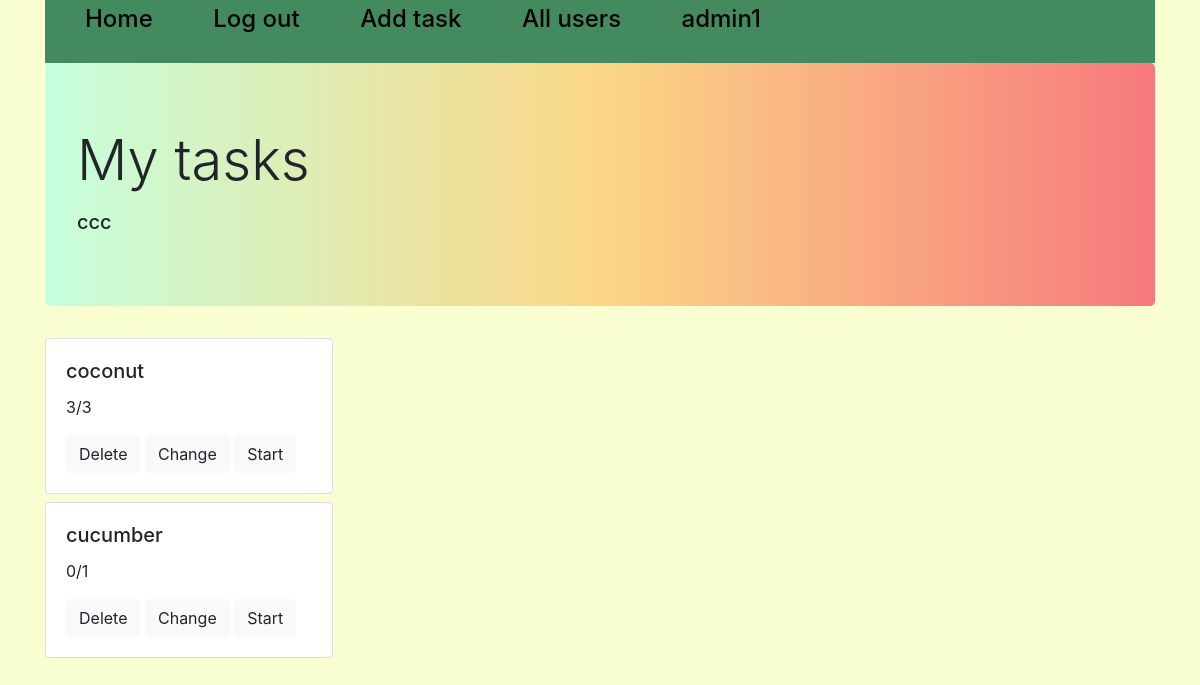
The page /all_tasks/4 (signed in) on the database its author committed.
### tables this page shows
CREATE TABLE users 
                            (id INTEGER PRIMARY KEY AUTOINCREMENT, 
                             user_name VARCHAR(50),
                             password_hash VARCHAR(128)
                             );

CREATE TABLE task
                                    (id INTEGER PRIMARY KEY AUTOINCREMENT,
                                     hints VARCHAR(10000) DEFAULT NULL,
                                     title VARCHAR(100),
                                     content VARCHAR(10000),
                                     choices VARCHAR(1000),
                                     correct_choice VARCHAR(100)
                             );

### mainpage.py (the view)
@app.route('/all_tasks/<int:id>', methods=['GET', 'POST'])
def all_tasks(id):
    all, username = '', ''
    if 'username' not in session:
        return redirect('/login')
    if id != 0 and session['user_id'] in [1, 2]:
        all = [i[1] for i in task_user.get_all(id)]
        username = users_base.get(id)[1]
        session['list_id'] = id
    else:
        id = 0
    if id == 0:
        session['list_id'] = session['user_id']
        all = [i[1] for i in task_user.get_all(session['list_id'])]
        username = ''
    session['titles'] = []
    session['contents'] = []
    session['choices'] = []
    session['correct'] = []
    session['task_id'] = all
    session['hints'] = []
    for i in all:
        try:
            hints, title, content, choices, correct_choices = tasks_model.get(i)[1:]
            session['titles'].append(title)
            session['contents'].append(content.split('\n'))
            session['correct'].append(correct_choices.split('\n'))
            if choices:
                choices = [i.split() for i in choices.split('\n')]
                session['choices'].append(choices)
            else:
                session['choices'].append([])
            if hints:
                session['hints'].append(hints.split('\n'))
            else:
                session['hints'].append([])
        except Exception as e:
            all.pop(all.index(i))
    sc = progress.get_all(session['list_id'])
    scores_id = [i[-2] for i in sc]
    scores1 = []
    n_all = 0
    for i in all:
        if i in scores_id:
            n_correct = sc[scores_id.index(i)][3]
            n_all = sc[scores_id.index(i)][2]
        else:
            n_correct = 0
            try:
                n_all = len(session['contents'][all.index(i)])
            except IndexError:
                all.pop(all.index(i))
        scores1.append(str(n_correct) + '/' + str(n_all))
    session['scores'] = scores1
    print(session['contents'])
    return render_template('tasks.html', flag=True, n=range(len(all)), name=username)

### DB.py (called while the page is built)
    def get(self, user_id):
        cursor = self.connection.cursor()
        cursor.execute("SELECT * FROM users WHERE id = ?", (str(user_id),))
        row = cursor.fetchone()
        return row

    def get(self, id):
        cursor = self.connection.cursor()
        cursor.execute("SELECT * FROM task WHERE id = ?", (id,))
        row = cursor.fetchone()
        return row

    def get_all(self, user_id=None, task_id=None):
        cursor = self.connection.cursor()
        if user_id and not task_id:
            cursor.execute("SELECT * FROM prog WHERE user_id=?", (str(user_id),))
        elif user_id and task_id:
            cursor.execute("SELECT * FROM prog WHERE task_id=? AND user_id=?", (str(task_id), str(user_id)))
        else:
            cursor.execute("SELECT * FROM prog")
        rows = cursor.fetchall()
        return rows

    def get_all(self, id=None):
        cursor = self.connection.cursor()
        if id:
            cursor.execute("SELECT * FROM taskuser WHERE user_id = ?", (str(id),))
        else:
            cursor.execute("SELECT * FROM taskuser")
        rows = cursor.fetchall()
        return rows

### templates/tasks.html (shortened to what this page needs)
{% extends "base.html" %}
{% block content %}
<div class="container">
    <div class="jumbotron" style="background-image: url(/static/gradientyellow.jpg); background-size: 100%;">
        <h1 class="display-4">My tasks</h1>
        <p class="lead">
        <h5>{{name}}</h5>
    </div>
    {% if flag %}
    {% for i in n%}
    <div class="card" name={{i}} value={{i}} style="width: 18rem;">
        <div class="card-body">
            <h5 class="card-title">{{session['titles'][i]}}</h5>
            <p class="card-text">{{session['scores'][i]}}</p>
            {% if session['user_id'] == 1 or session['user_id'] == 2 %}
            <a href="/delete/{{session['task_id'][i]}}" class="btn btn-light">Delete</a>
            <a href="/add_task/{{session['task_id'][i]}}" class="btn btn-light">Change</a>
            {% endif %}
            <a href="/task/{{i}}" class="btn btn-light">Start</a>
        </div>
    </div>
    {% endfor %}
    {% endif %}
</div>
{% endblock %}

### templates/base.html (style rules this page uses)
body { background-color: #f9ffd1; }

### rows shown on the page
users: user_name "ccc"
task: title "coconut"
task: title "cucumber"

### other values the page prints
{{ session['username'] }} "admin1"
{{ session['scores'][i] }} "3/3" "0/1"
